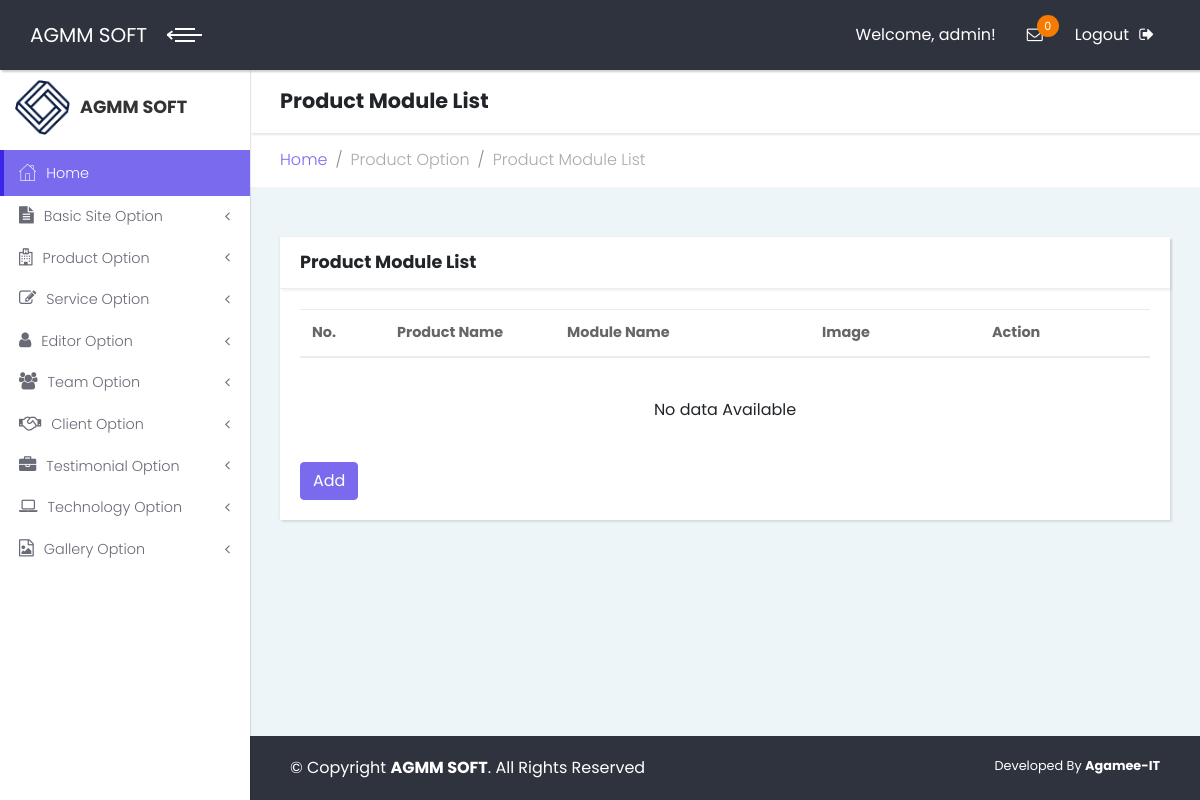
Before: /admin/modulelist.php (signed in) with the older database file.
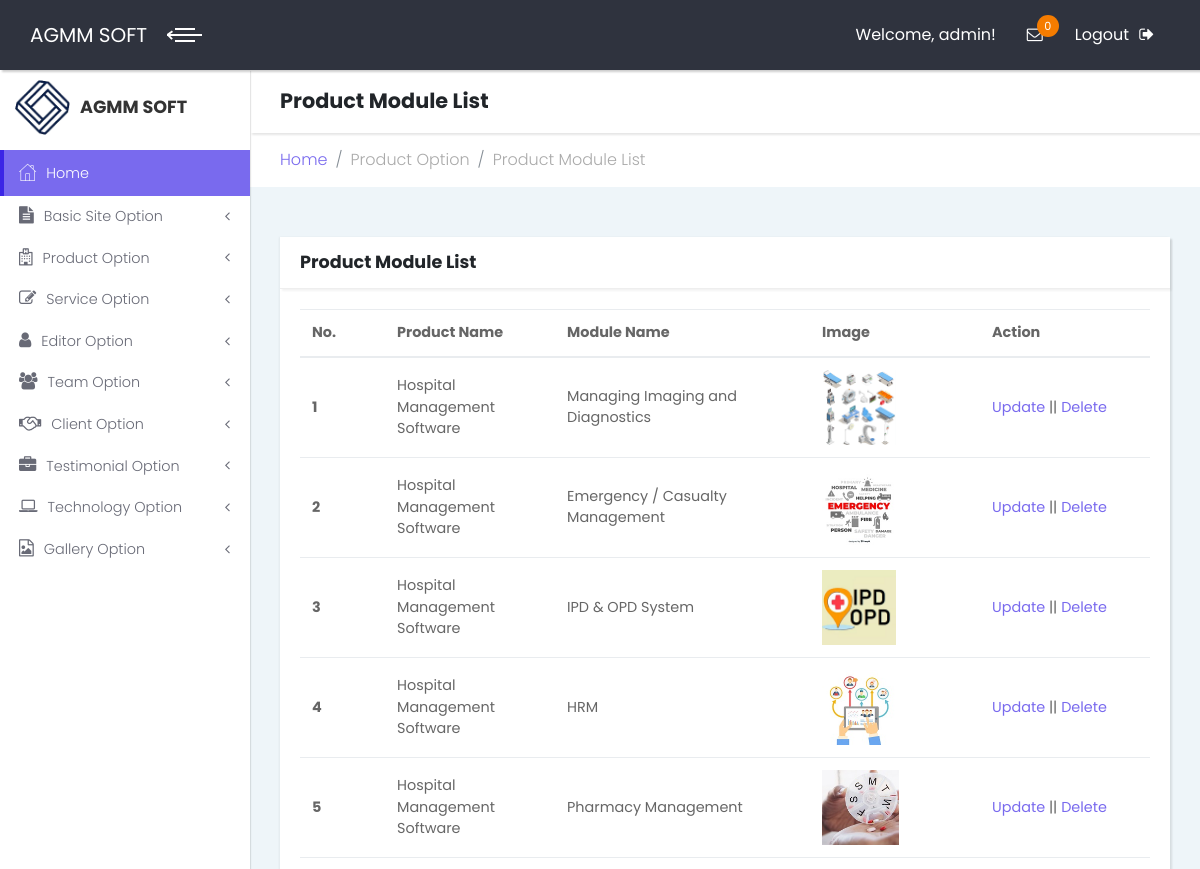
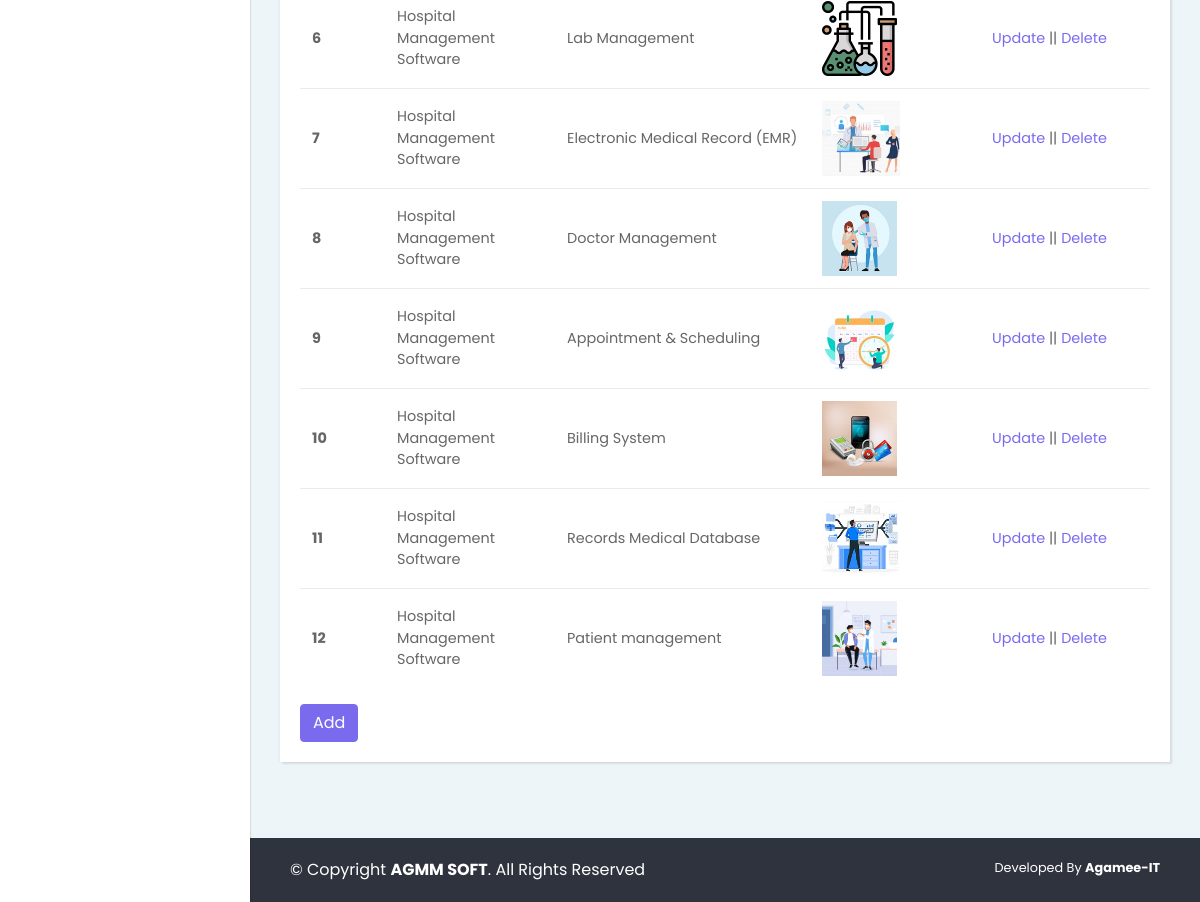
After: the same page with the newer database file (2 pictures, top to bottom).
### tables this page shows
CREATE TABLE `tbl_basic_info` (
  `id` int(11) NOT NULL,
  `name` varchar(255) NOT NULL,
  `slogan` varchar(255) NOT NULL,
  `logo` varchar(255) NOT NULL,
  `favicon` varchar(255) NOT NULL,
  `copyright` text NOT NULL
);

CREATE TABLE `tbl_module` (
  `id` int(11) NOT NULL,
  `title` varchar(255) NOT NULL,
  `image` varchar(255) NOT NULL,
  `p_id` int(11) NOT NULL
);

CREATE TABLE `tbl_product` (
  `id` int(11) NOT NULL,
  `title` varchar(255) NOT NULL,
  `description` text NOT NULL,
  `image` varchar(255) NOT NULL,
  `status` int(11) NOT NULL
);

### lib/database.php (called while the page is built, shortened)
<?php
class Database{
	public $host   = DB_HOST;
	public $user   = DB_USER;
	public $pass   = DB_PASS;
	public $dbname = DB_NAME;
	public $link1;
	private function connecDB()
	{
		$this->link1 = new mysqli($this->host, $this->user, $this->pass, $this->dbname);
	}
	public function select($query)
	{
		$result = $this->link1->query($query) or die ($this->link1->error.__LINE__);
		if($result->num_rows > 0){
			return $result;
		}
		else{
			return false;
		}
	}
}
?>

### admin/modulelist.php (the view, shortened to what the changed rows need)
<?php include "inc/header.php"; ?>
<?php include "inc/sidebar.php"; ?>
            <div class="content-inner">
                <header class="page-header">
                    <div class="container-fluid">
                        <h2 class="no-margin-bottom">Product Module List</h2>
                    </div>
                </header>
                <section class="tables">
                    <div class="container-fluid">
                        <div class="row">
                            <div class="col-md-12">
                                <div class="card">
                                    <div class="card-body">
                                        <table class="table">
                                            <thead>
                                                <tr>
                                                    <th width="10%">No.</th>
                                                    <th width="20%">Product Name</th>
                                                    <th width="30%">Module Name</th>
                                                    <th width="20%">Image</th>
                                                    <th width="20%">Action</th>
                                                </tr>
                                            </thead>
                                            <tbody>
<?php
	$query = "select * from tbl_module order by id desc";
    $i = 0;
	$post = $db->select($query);
	if($post)
	{
		while($result = $post->fetch_assoc())
		{
			$i++;
            $p_id = $result["p_id"];
            $query1 = "select * from tbl_product where id = '$p_id'";
            $post1 = $db->select($query1);
            if($post1)
            {
                while($result1 = $post1->fetch_assoc())
                {
                        $title = $result1["title"];
                }
            }
?>
                                                <tr>
                                                    <th scope="row" style="vertical-align:middle"><?php echo $i; ?></th>
                                                    <td scope="row" style="vertical-align:middle"><?php echo $title; ?></td>
                                                    <td scope="row" style="vertical-align:middle"><?php echo $result['title']; ?></td>
                                                    <td style="vertical-align:middle"><img  src="<?php echo $result['image']; ?>" alt="" style="height: 75px;"/></td>
                                                    <td style="vertical-align:middle"><a class="actionLink" href="editmodule.php?moduleId=<?php echo $result['id']; ?>">Update</a>  || <a class="actionLink" onclick= "return confirm('Are you sure to Delete This Module?');" href="?delid=<?php echo $result['id'];?>">Delete</a></td>
                                                </tr>
<?php } } ?>
											</tbody>
                                        </table>
<?php if($i==0) { ?>
                                        <p class="text-center py-4">No data Available</p>
<?php } ?>
                                        <a href="addmodule.php" class="btn btn-primary">Add</a>
                                    </div>
                                </div>
                            </div>
                           </div>
                    </div>
                </section>
<?php include "inc/footer.php"; ?>
            </div>
        </div>
    </div>
</body>
</html>

### admin/inc/header.php (shortened to what the changed rows need)
<?php include '../lib/database.php'; ?>
<?php
	$db = new Database();
?>
<!DOCTYPE html>
<html>
<head>
    <link rel="stylesheet" href="vendor/bootstrap/css/bootstrap.min.css">
    <link rel="stylesheet" href="vendor/font-awesome/css/font-awesome.min.css">
    <link rel="stylesheet" href="css/fontastic.css">
    <link rel="stylesheet" href="css/style.default.css" id="theme-stylesheet">
    <link rel="stylesheet" href="css/custom.css">
</head>
<body>
    <div class="page">
        <header class="header">
            <nav class="navbar">
                <div class="container-fluid">
                    <div class="navbar-holder d-flex align-items-center justify-content-between">
                        <div class="navbar-header">
                            <a href="index.php" class="navbar-brand">
<?php
    $query = "select * from tbl_basic_info";
    $getData = $db->select($query);
    if($getData)
    {
        while($result = $getData->fetch_assoc())
        {
?>
                                <div class="brand-text brand-big"><span><?php echo $result['name'];?></span></div>
<?php } } ?>
                            </a>
                        </div>
                    </div>
                </div>
            </nav>
        </header>

### admin/inc/sidebar.php (shortened to what the changed rows need)
    <div class="page-content d-flex align-items-stretch">
            <nav class="side-navbar">
<?php
    $query = "select * from tbl_basic_info";
    $getData = $db->select($query);
    if($getData)
    {
        while($result = $getData->fetch_assoc())
        {
?>
                <div class="sidebar-header d-flex align-items-center">
                    <div class="avatar"><img src="<?php echo $result['logo'];?>" alt="..." class="img-fluid rounded-circle"></div>
                    <div class="title">
                        <h1 class="h4"><?php echo $result['name'];?></h1>
                    </div>
                </div>
<?php } } ?>
            </nav>

### admin/inc/footer.php
<footer class="main-footer">
	<div class="container-fluid">
		<div class="row">
			<div class="col-sm-8">
<?php
$query = "select * from tbl_basic_info";
$getData = $db->select($query);
if($getData)
{
	while($result = $getData->fetch_assoc())
	{
?>
				&copy; Copyright <strong><span><?php echo $result['name'];?></span></strong>. All Rights Reserved
<?php } } ?>
			</div>
			<div class="col-sm-4 text-right">
				<p>Developed By <b><a href="#">Agamee-IT</a></b></p>
			</div>
		</div>
	</div>
</footer>

Changed rows visible on the page:
added tbl_module: tbl_product.title "Hospital Management Software", title "Managing Imaging and Diagnostics", image (picture)
added tbl_module: tbl_product.title "Hospital Management Software", title "Emergency / Casualty Management", image (picture)
added tbl_module: tbl_product.title "Hospital Management Software", title "IPD & OPD System", image (picture)
added tbl_module: tbl_product.title "Hospital Management Software", title "HRM", image (picture)
added tbl_module: tbl_product.title "Hospital Management Software", title "Pharmacy Management", image (picture)
added tbl_module: tbl_product.title "Hospital Management Software", title "Lab Management", image (picture)
added tbl_module: tbl_product.title "Hospital Management Software", title "Electronic Medical Record (EMR)", image (picture)
added tbl_module: tbl_product.title "Hospital Management Software", title "Doctor Management", image (picture)
added tbl_module: tbl_product.title "Hospital Management Software", title "Appointment & Scheduling", image (picture)
added tbl_module: tbl_product.title "Hospital Management Software", title "Billing System", image (picture)
added tbl_module: tbl_product.title "Hospital Management Software", title "Records Medical Database", image (picture)
added tbl_module: tbl_product.title "Hospital Management Software", title "Patient management", image (picture)
Other visible differences:
text no longer shown: "No data Available"
